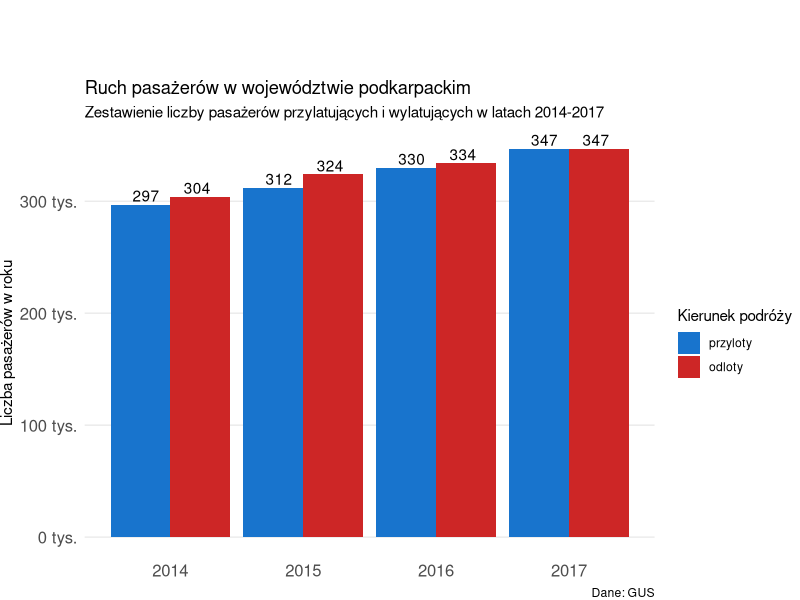

Write the R code that produced this figure.
## ---- chunk 1
library(ggplot2)

knitr::opts_chunk$set(echo = TRUE)
data <- data.frame(
  y = c(297, 312, 330, 347, 304, 324, 334, 347),
  x = rep(2014:2017, 2),
  dir = rep(c("in", "out"), each = 4)
)

plot <- ggplot(data, aes(x, y, fill=dir)) + 
  geom_bar(stat = "identity", position = "dodge") + 
  theme_minimal() +
  theme(
    axis.title.x = element_blank(),
    plot.margin = unit(c(4, 0, 0, 0), "lines"),
    axis.text.x = element_text(size = 12),
    axis.text.y = element_text(size = 12),
    panel.grid.minor = element_blank(),
    panel.grid.major.x = element_blank()
  ) +
  scale_y_continuous(labels=function(x) paste0(x, " tys.")) + 
  labs(
    title = "Ruch pasażerów w województwie podkarpackim",
    subtitle = "Zestawienie liczby pasażerów przylatujących i wylatujących w latach 2014-2017",
    caption = "Dane: GUS"
  ) + 
  scale_fill_manual(values = c("dodgerblue3", "firebrick3"), 
                    name = "Kierunek podróży",
                    labels = c("przyloty", "odloty")) +
  ylab("Liczba pasażerów w roku") +
  geom_text(aes(label = y, hjust = ifelse(dir == 'in', 1.4, -0.5)), vjust = -0.25)
## ---- chunk 2
plot
